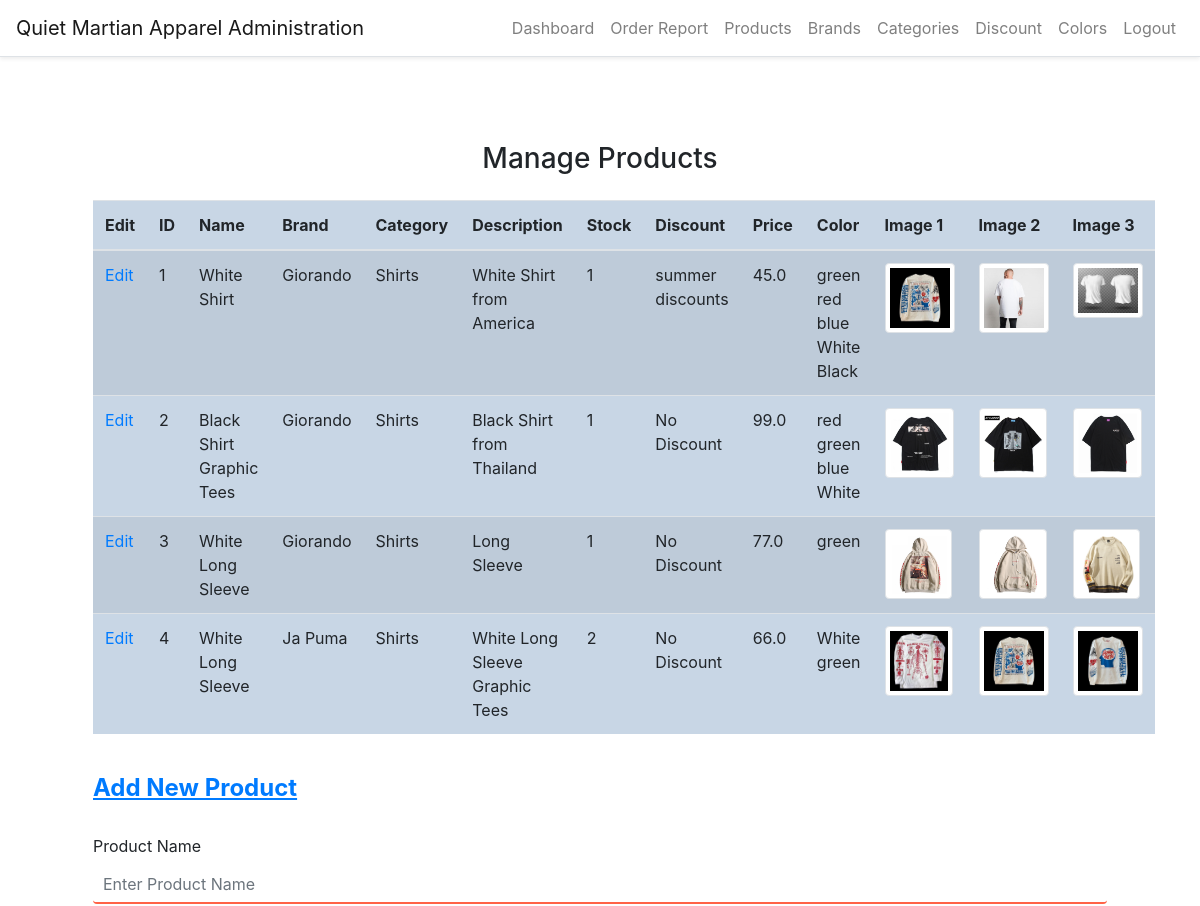
The app's page /manage-products (signed in, upper part), older data.
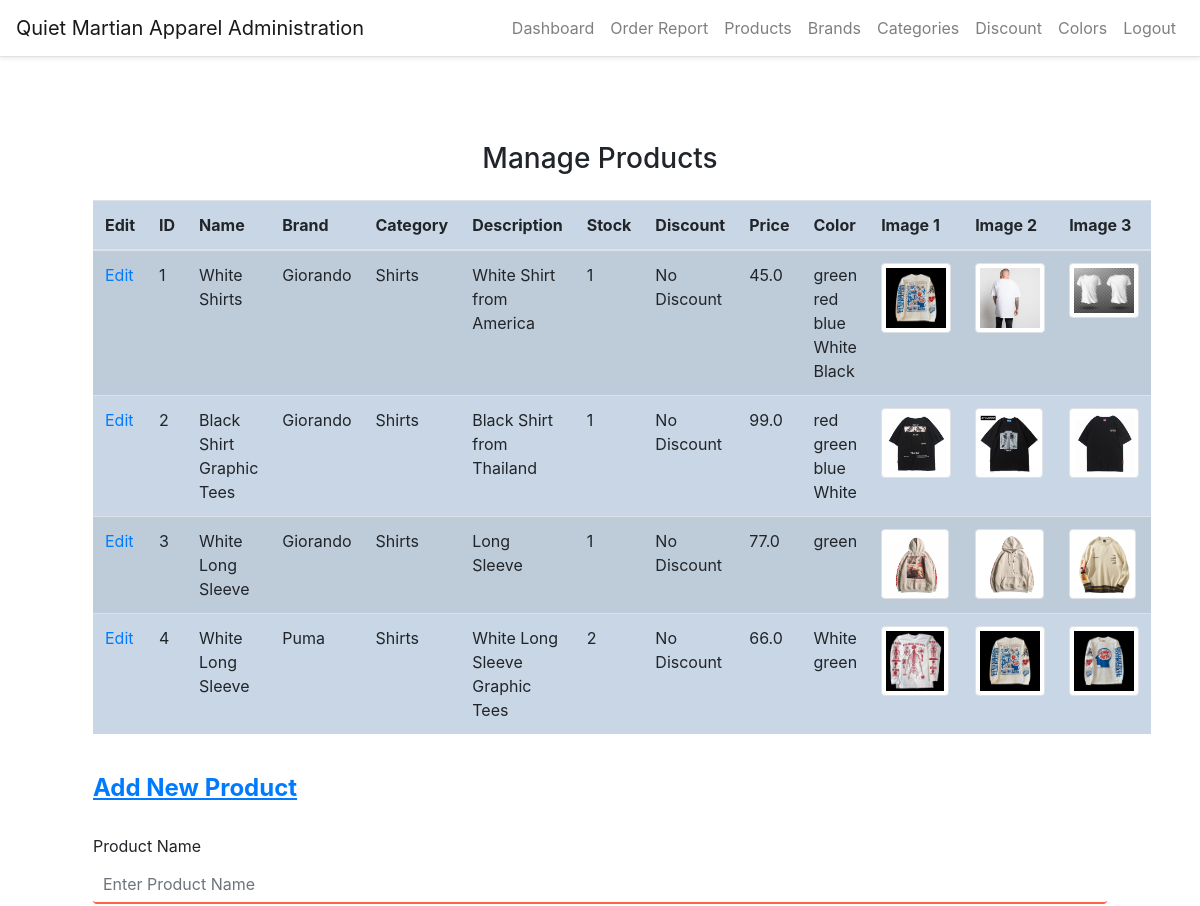
The same page, newer data.
### website/models.py (models this page shows)
class Product(db.Model, UserMixin):
    id = db.Column(db.Integer, primary_key=True)
    brand_id = db.Column(db.Integer, db.ForeignKey('brand.id'))
    category_id = db.Column(db.Integer, db.ForeignKey('category.id'))
    title = db.Column(db.String(150))
    description = db.Column(db.String(255))
    stock = db.Column(db.Integer)
    discount_id = db.Column(db.Integer, db.ForeignKey('discount.id'))
    price = db.Column(db.Float)
    color_id = db.Column(db.Integer, db.ForeignKey('color.id'))
    image_1 = db.Column(db.String(150))
    image_2 = db.Column(db.String(150))
    image_3 = db.Column(db.String(150))
    created_date = db.Column(db.DateTime, default=func.now())
    created_by_id = db.Column(db.Integer)
    updated_date = db.Column(db.DateTime, default=func.now())
    updated_by_id = db.Column(db.Integer)
    brand = db.relationship('Brand')
    category = db.relationship('Category')
    color = db.relationship('Color')
    colors = db.relationship('Color', secondary='product_color')
    orders = db.relationship('Order', lazy=True)
    discount = db.relationship('Discount', lazy=True)

class Brand(db.Model, UserMixin):
    id = db.Column(db.Integer, primary_key=True)
    name = db.Column(db.String(150))
    created_date = db.Column(db.DateTime, default=func.now())
    created_by = db.Column(db.Integer)
    updated_date = db.Column(db.DateTime, default=func.now())
    updated_by = db.Column(db.Integer)
    products = db.relationship('Product')

class Category(db.Model, UserMixin):
    id = db.Column(db.Integer, primary_key=True)
    name = db.Column(db.String(150))
    created_date = db.Column(db.DateTime, default=func.now())
    created_by = db.Column(db.Integer)
    updated_date = db.Column(db.DateTime, default=func.now())
    updated_by = db.Column(db.Integer)
    products = db.relationship('Product')

class Discount(db.Model,UserMixin):
    id = db.Column(db.Integer, primary_key=True)
    name = db.Column(db.String(150))
    discount_code = db.Column(db.String(150), unique=True)
    percentage = db.Column(db.Float)
    start_date = db.Column(db.DateTime)
    end_date = db.Column(db.DateTime)
    created_date = db.Column(db.DateTime, default=func.now())
    created_by = db.Column(db.Integer)
    updated_date = db.Column(db.DateTime, default=func.now())
    updated_by = db.Column(db.Integer)
    products = db.relationship('Product')

class Color(db.Model, UserMixin):
    id = db.Column(db.Integer, primary_key=True)
    name = db.Column(db.String(150))
    color_code = db.Column(db.String(150))
    products = db.relationship('Product')

### website/auth.py (the view, shortened to what this page needs)
@auth.route('/manage-products', methods=['GET', 'POST'])
@login_required
def manage_products():
    p = Product.query.all()
    products = p
    c = Category.query.all()
    categories = c
    b = Brand.query.all()
    brands = b
    co = Color.query.all()
    colors = co
    dis = Discount.query.all()
    discounts = dis
    return render_template("staff/products.html", datetime=datetime, categories=categories, brands=brands, colors=colors, discounts=discounts, products=products, user=current_user)

### website/templates/staff/products.html (shortened to what this page needs)
<!DOCTYPE html>
{% extends "staff/layout.html" %}
{% block main %}
<head>
<link rel="stylesheet" href="static/style.css">
</head>
<body>
<div class="container">
    <h3 class="my-4 text-center">Manage Products</h3>
    <table class="table table-striped" style="background-color: #c8d6e5">
        <thead>
            <tr>
                <th>Edit</th>
                <th>ID</th>
                <th>Name</th>
                <th>Brand</th>
                <th>Category</th>
                <th>Description</th>
                <th>Stock</th>
                <th>Discount</th>
                <th>Price</th>
                <th>Color</th>
                <th>Image 1</th>
                <th>Image 2</th>
                <th>Image 3</th>
            </tr>
        </thead>
        <tbody>
            {% for product in products %}
            <tr>
                <td><a href="{{ url_for('auth.edit_product', product_id=product.id) }}">Edit</a></td>
                <td>{{ product.id }}</td>
                <td>{{ product.title }}</td>
                <td>{{ product.brand.name }}</td>
                <td>{{ product.category.name }}</td>
                <td>{{ product.description }}</td>
                <td>{{ product.stock }}</td>
                <td>
                    {% if product.discount_id == 0 %}
                    No Discount
                    {% else %}
                    {{ product.discount.name }}
                    {% endif %}
                </td>
                <td>{{ product.price }}</td>
                <td>
                    {% for color in product.colors %}
                    {{ color.name }}
                    {% endfor %}
                </td>
                <td>
                  <a href="/static/uploads/{{product.image_1}}">
                    <img src="/static/uploads/{{product.image_1}}" alt="Product Image" class="img-thumbnail" style="max-width: 70px; max-height: 70px;">
                  </a>
                </td>
                <td>
                  <a href="/static/uploads/{{product.image_2}}">
                    <img src="/static/uploads/{{product.image_2}}" alt="Product Image" class="img-thumbnail" style="max-width: 70px; max-height: 70px;">
                  </a>
                </td>
                <td>
                  <a href="/static/uploads/{{product.image_3}}">
                    <img src="/static/uploads/{{product.image_3}}" alt="Product Image" class="img-thumbnail" style="max-width: 70px; max-height: 70px;">
                  </a>
                </td>
            </tr>
            {% endfor %}
        </tbody>
    </table>
    <br>
    <form method="POST" enctype="multipart/form-data">
        <div class="form-group" id="newproduct">
            <h4><a href="#newproduct"><strong><u>Add New Product</u></strong></a></h4>
            <br>
            <label>Product Name</label>
            <input type="text" class="form-control" id="name" name="name" placeholder="Enter Product Name"
                required>
            <br>
        </div>
    </form>
</div>
</body>
{% endblock %}

### website/templates/staff/layout.html (shortened to what this page needs)
<!DOCTYPE html>
<html lang="en">
    <head>
        <link rel="stylesheet" href="https://maxcdn.bootstrapcdn.com/bootstrap/4.1.3/css/bootstrap.min.css">
        <link rel="stylesheet" href="{{ url_for('static', filename='css/style.css') }}">
    </head>
    <body style="padding-top: 70px;">
        <main class="container p-5">
            {% block main %}{% endblock %}
        </main>
    </body>
</html>

### website/templates/staff/base2.html (shortened to what this page needs)
<nav class="navbar navbar-expand-lg navbar-light bg-white border-bottom shadow-sm fixed-top">
    <a class="navbar-brand" href="/staff-login">Quiet Martian Apparel Administration</a>
    <div class="collapse navbar-collapse" id="navbarResponsive">
        <ul class="navbar-nav ml-auto">
            {% if user.is_authenticated %}
            <li class="nav-item"><a href="/sales-dashboard" class="nav-link">Dashboard</a></li>
            <li class="nav-item"><a href="/order-report" class="nav-link">Order Report</a></li>
            <li class="nav-item"><a href="/manage-products" class="nav-link">Products</a></li>
            <li class="nav-item"><a href="/manage-brands" class="nav-link">Brands</a></li>
            <li class="nav-item"><a href="/manage-category" class="nav-link">Categories</a></li>
            <li class="nav-item"><a href="/manage-discount" class="nav-link">Discount</a></li>
            <li class="nav-item"><a href="/manage-colors" class="nav-link">Colors</a></li>
            <li class="nav-item"><a href="/admin-logout" class="nav-link">Logout</a></li>
            {% else %}
            <li class="nav-item"><a href="/new-staff" class="nav-link">Register</a></li>
            <li class="nav-item"><a href="/staff-login" class="btn btn-outline-info">Login</a></li>
            {% endif %}
        </ul>
    </div>
</nav>

### website/static/style.css (style rules this page uses)
html { scroll-behavior: smooth; }
input[type="text"], input[type="password"], input[type="email"], input[type="date"], select { width: 100%; padding: 10px; margin-bottom: 20px; font-size: 16px; border: none; border-bottom: 2px solid #ff6347; }

Row changes from the older to the newer data that the page shows:
changed Product "White Shirt from America": title "White Shirt" → "White Shirts"; discount.name "summer discounts" → (not shown); now shows "No Discount"
changed through a linked row, Product "White Long Sleeve Graphic Tees": brand.name "Ja Puma" → "Puma"
